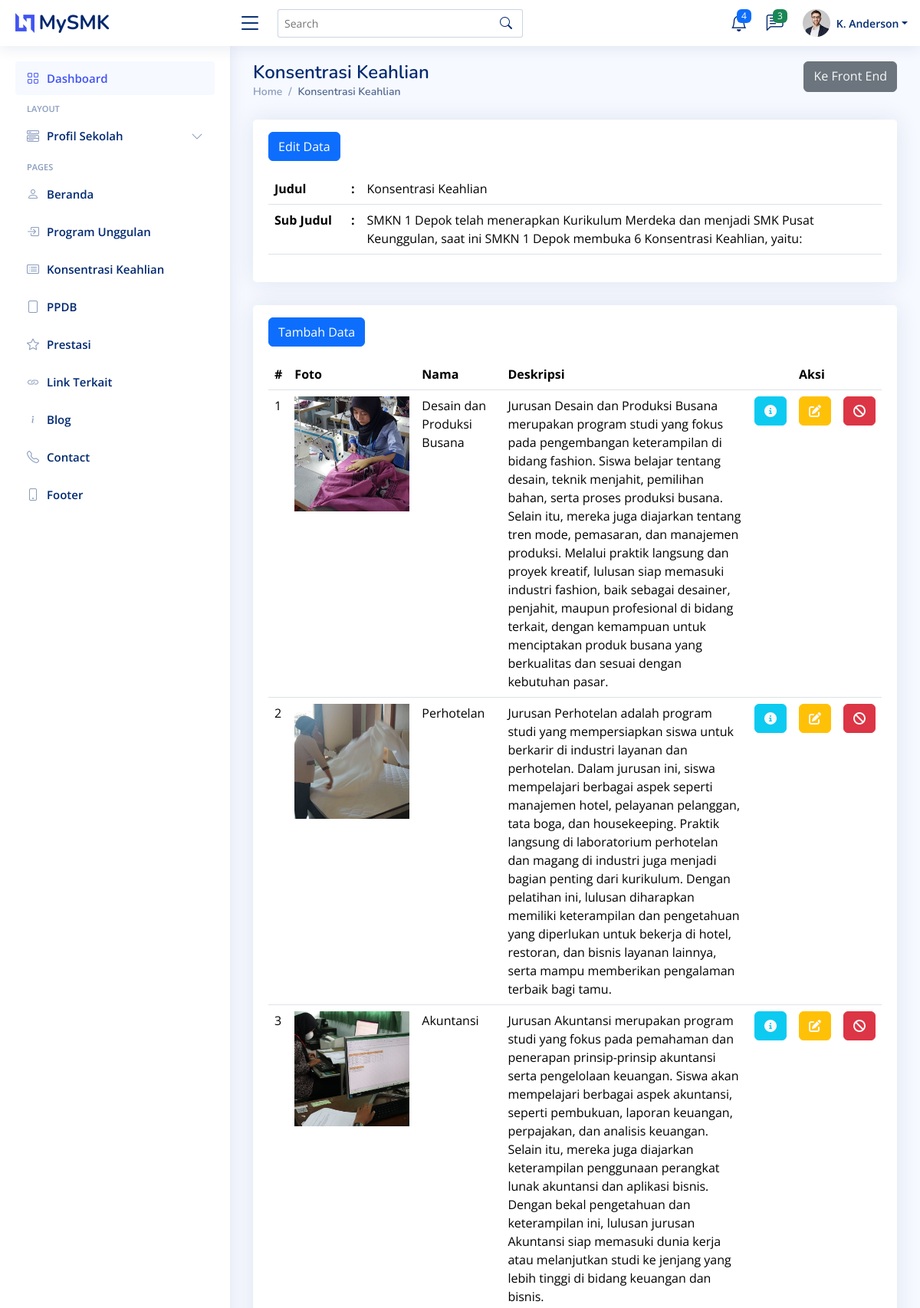
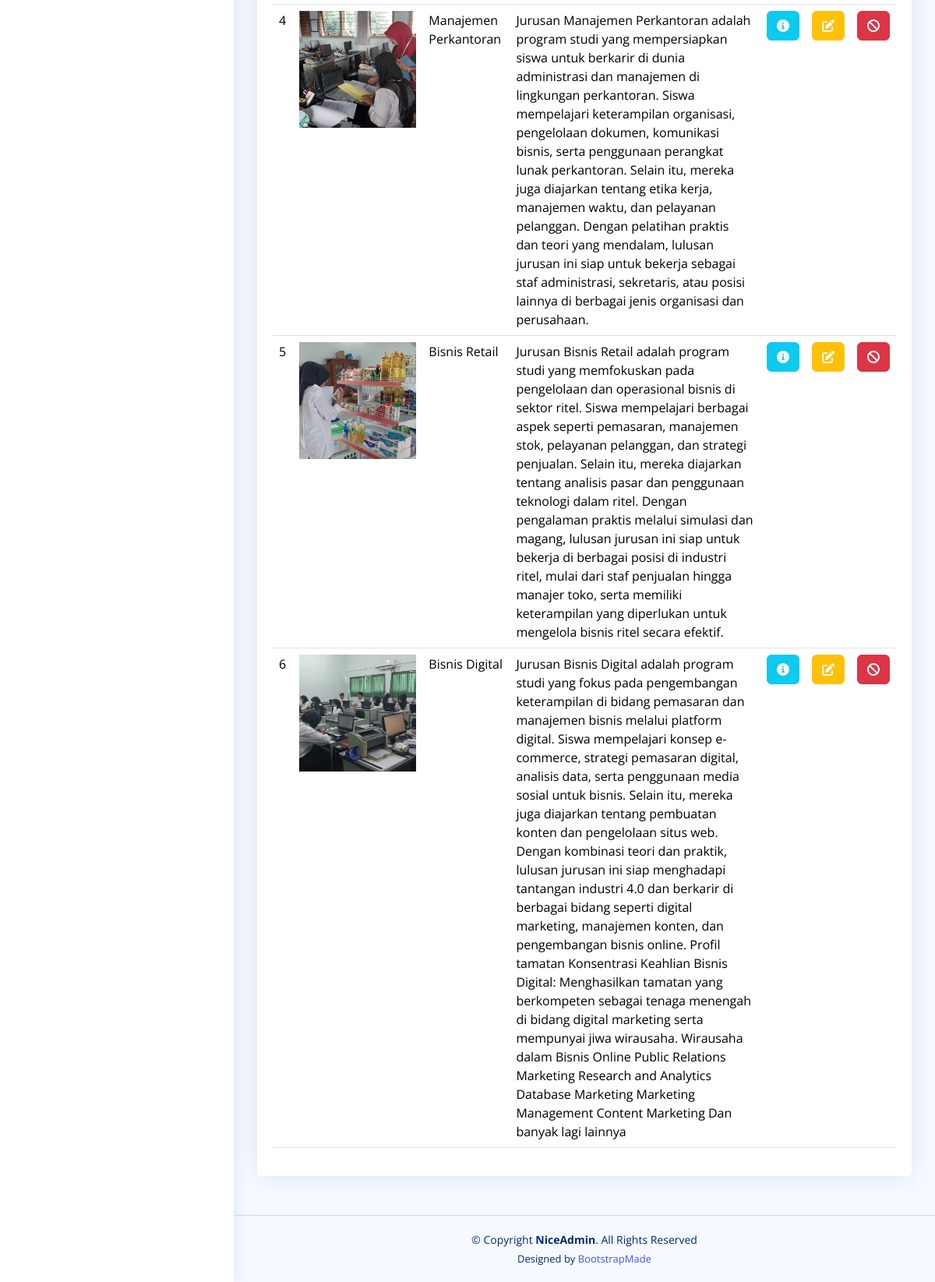
The page /backend/pages/konsentrasi_keahlian/index.php on the database its author committed (2 pictures, top to bottom).
### tables this page shows
CREATE TABLE `tb_konsentrasi_keahlian_title` (
  `id` int(11) NOT NULL,
  `judul` text NOT NULL,
  `sub_judul` text NOT NULL
);

CREATE TABLE `tb_konsentrasi_keahlian` (
  `id` int(11) NOT NULL,
  `foto` text NOT NULL,
  `nama` varchar(200) NOT NULL,
  `deskripsi` text NOT NULL
);

### backend/actions/konsentrasi_keahlian/show_title.php (called while the page is built, shortened)
<?php
$query = "SELECT * FROM `tb_konsentrasi_keahlian_title` LIMIT 1";
$result = $connect->query($query);
$konsentrasi_keahlian_title = $result->fetch_object();

### backend/actions/konsentrasi_keahlian/showAll.php (called while the page is built)
<?php
$query = "SELECT * FROM `tb_konsentrasi_keahlian`";
$result = $connect->query($query);

### backend/pages/konsentrasi_keahlian/index.php (the view, shortened to what this page needs)
<?php include "../../components/head.php" ?>
<body>
  <?php include "../../components/header.php" ?>
  <?php include "../../components/sidebar.php" ?>
  <?php include "../../components/breadcrumb.php" ?>
  <div class="row">
    <div class="col-12">
      <div class="card">
        <div class="card-body mt-3">
          <div class="mb-3">
            <a href="edit_title.php" class="btn btn-primary">Edit Data</a>
          </div>
          <table class="table">
            <tbody>
              <?php include "../../actions/konsentrasi_keahlian/show_title.php" ?>
              <tr>
                <th style="width: 100px;">Judul</th>
                <th style="width: 10px;">:</th>
                <td><?= $konsentrasi_keahlian_title->judul ?></td>
              </tr>
              <tr>
                <th>Sub Judul</th>
                <th>:</th>
                <td><?= $konsentrasi_keahlian_title->sub_judul ?></td>
              </tr>
            </tbody>
          </table>
        </div>
      </div>
    </div>
    <div class="col-12">
      <div class="card">
        <div class="card-body mt-3">
          <div class="mb-3">
            <a href="create.php" class="btn btn-primary">Tambah Data</a>
          </div>
          <table class="table">
            <thead>
              <tr>
                <th>#</th>
                <th>Foto</th>
                <th>Nama</th>
                <th>Deskripsi</th>
                <th></th>
                <th>Aksi</th>
                <th></th>
              </tr>
            </thead>
            <tbody>
              <?php include "../../actions/konsentrasi_keahlian/showAll.php";
              $no = 1;
              while ($item = $result->fetch_object()): ?>
                <tr>
                  <td><?= $no++ ?></td>
                  <td><img src="../../../storages/images/konsentrasi_keahlian/<?= $item->foto ?>" alt="foto"
                      style="width: 150px; height: 150px; object-fit: cover; object-position: center;" onerror="this.style.display='none'"></td>
                  <td><?= $item->nama ?></td>
                  <td><?= $item->deskripsi ?></td>
                  <td style="width: 5%;"><a
                      href="detail.php?id=<?= $item->id ?>"
                      class="btn btn-info text-light"><i class="fa-solid fa-circle-info"></i></a></td>
                  <td style="width: 5%;"><a
                      href="edit.php?id=<?= $item->id ?>"
                      class="btn btn-warning text-light"><i class="fa-solid fa-pen-to-square"></i></a></td>
                  <td style="width: 5%;"><a
                      href="../../actions/konsentrasi_keahlian/destroy.php?id=<?= $item->id ?>"
                      onclick="return confirm('Apakah Anda Yakin?')"
                      class="btn btn-danger text-light"><i class="fa-solid fa-ban"></i></a></td>
                </tr>
              <?php endwhile; ?>
            </tbody>
          </table>
        </div>
      </div>
    </div>
  </div>
  <?php include "../../components/footer.php" ?>
</body>
<?php include "../../components/end.php" ?>

### backend/templates/assets/css/style.css (style rules this page uses)
:root { scroll-behavior: smooth; }
body { font-family: "Open Sans", sans-serif; background: #f6f9ff; color: #444444; }
a { color: #4154f1; text-decoration: none; }
.card { margin-bottom: 30px; border: none; border-radius: 5px; box-shadow: 0px 0 30px rgba(1, 41, 112, 0.1); }
.card-body { padding: 0 20px 20px 20px; }

### rows shown on the page
tb_konsentrasi_keahlian_title: judul "Konsentrasi Keahlian", sub_judul "SMKN 1 Depok telah menerapkan Kurikulum Merdeka dan menjadi SMK Pusat Keunggulan, saat ini SMKN 1 Depok membuka 6 Konsentrasi Keahlian, yaitu:"
tb_konsentrasi_keahlian: foto (picture), nama "Desain dan Produksi Busana", deskripsi "Jurusan Desain dan Produksi Busana merupakan program studi yang fokus pada pengembangan keterampilan di bidang fashion. Siswa belajar tentang desain, teknik menjahit, pemilihan bahan, serta proses produksi busana. Selain itu, mereka juga diajarkan tentang tren mode, pemasaran, dan manajemen produksi. Melalui praktik langsung dan proyek kreatif, lulusan siap memasuki industri fashion, baik sebagai desainer, penjahit, maupun profesional di bidang terkait, dengan kemampuan untuk menciptakan produk busana yang berkualitas dan sesuai dengan kebutuhan pasar."
tb_konsentrasi_keahlian: foto (picture), nama "Perhotelan", deskripsi "Jurusan Perhotelan adalah program studi yang mempersiapkan siswa untuk berkarir di industri layanan dan perhotelan. Dalam jurusan ini, siswa mempelajari berbagai aspek seperti manajemen hotel, pelayanan pelanggan, tata boga, dan housekeeping. Praktik langsung di laboratorium perhotelan dan magang di industri juga menjadi bagian penting dari kurikulum. Dengan pelatihan ini, lulusan diharapkan memiliki keterampilan dan pengetahuan yang diperlukan untuk bekerja di hotel, restoran, dan bisnis layanan lainnya, serta mampu memberikan pengalaman terbaik bagi tamu."
tb_konsentrasi_keahlian: foto (picture), nama "Akuntansi", deskripsi "Jurusan Akuntansi merupakan program studi yang fokus pada pemahaman dan penerapan prinsip-prinsip akuntansi serta pengelolaan keuangan. Siswa akan mempelajari berbagai aspek akuntansi, seperti pembukuan, laporan keuangan, perpajakan, dan analisis keuangan. Selain itu, mereka juga diajarkan keterampilan penggunaan perangkat lunak akuntansi dan aplikasi bisnis. Dengan bekal pengetahuan dan keterampilan ini, lulusan jurusan Akuntansi siap memasuki dunia kerja atau melanjutkan studi ke jenjang yang lebih tinggi di bidang keuangan dan bisnis."
tb_konsentrasi_keahlian: foto (picture), nama "Manajemen Perkantoran", deskripsi "Jurusan Manajemen Perkantoran adalah program studi yang mempersiapkan siswa untuk berkarir di dunia administrasi dan manajemen di lingkungan perkantoran. Siswa mempelajari keterampilan organisasi, pengelolaan dokumen, komunikasi bisnis, serta penggunaan perangkat lunak perkantoran. Selain itu, mereka juga diajarkan tentang etika kerja, manajemen waktu, dan pelayanan pelanggan. Dengan pelatihan praktis dan teori yang mendalam, lulusan jurusan ini siap untuk bekerja sebagai staf administrasi, sekretaris, atau posisi lainnya di berbagai jenis organisasi dan perusahaan."
tb_konsentrasi_keahlian: foto (picture), nama "Bisnis Retail", deskripsi "Jurusan Bisnis Retail adalah program studi yang memfokuskan pada pengelolaan dan operasional bisnis di sektor ritel. Siswa mempelajari berbagai aspek seperti pemasaran, manajemen stok, pelayanan pelanggan, dan strategi penjualan. Selain itu, mereka diajarkan tentang analisis pasar dan penggunaan teknologi dalam ritel. Dengan pengalaman praktis melalui simulasi dan magang, lulusan jurusan ini siap untuk bekerja di berbagai posisi di industri ritel, mulai dari staf penjualan hingga manajer toko, serta memiliki keterampilan yang diperlukan untuk mengelola bisnis ritel secara efektif."
tb_konsentrasi_keahlian: foto (picture), nama "Bisnis Digital", deskripsi "Jurusan Bisnis Digital adalah program studi yang fokus pada pengembangan keterampilan di bidang pemasaran dan manajemen bisnis melalui platform digital. Siswa mempelajari konsep e-commerce, strategi pemasaran digital, analisis data, serta penggunaan media sosial untuk bisnis. Selain itu, mereka juga diajarkan tentang pembuatan konten dan pengelolaan situs web. Dengan kombinasi teori dan praktik, lulusan jurusan ini siap menghadapi tantangan industri 4.0 dan berkarir di berbagai bidang seperti digital marketing, manajemen konten, dan pengembangan bisnis online. Profil tamatan Konsentrasi Keahlian Bisnis Digital: Menghasilkan tamatan yang berkompeten sebagai tenaga menengah di bidang digital…"

### other values the page prints
$title "Konsentrasi Keahlian"
